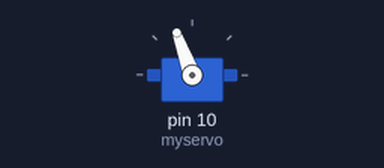
This sketch was run on a simulated Arduino Uno, built with avr-gcc and run on an emulated ATmega328P. On the bench: servo.

Above: at 0.05 s.
At 3.05 s:
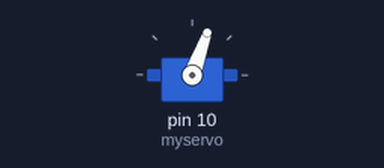
At 6.0 s:
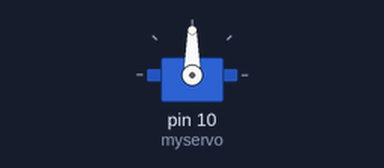
Timing chart, 0 to 7.8 s (numbered marks = the images above):
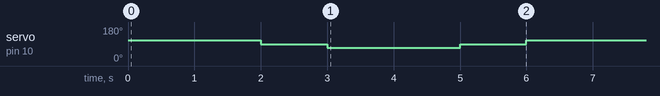

The sketch:

motorTest.ino
```cpp
/*
 Controlling a servo position using a potentiometer (variable resistor)
 by Michal Rinott <http://people.interaction-ivrea.it/m.rinott>

 modified on 8 Nov 2013
 by Scott Fitzgerald
 http://www.arduino.cc/en/Tutorial/Knob
*/

#include <Servo.h>

Servo myservo;  // create servo object to control a servo

int val = 20;    // variable for the spped of the servo


void setup() {
  myservo.attach(10);  // attaches the servo on pin 9 to the servo object
}

void loop() {
  myservo.write(90+val);  // sets the servo position according to the scaled value
  delay(2000);
  myservo.write(90);  // sets the servo position according to the scaled value
  delay(1000);
  myservo.write(90-val);  // sets the servo position according to the scaled value
  delay(2000);
  myservo.write(90);  // sets the servo position according to the scaled value
  delay(1000);
}
```

Measured:
- by itself, servo on pin 10 (myservo): repeats every 6.0 s: 70° 2.0 s, 90° 1.0 s, 110° 2.0 s, 90° 1.0 s
